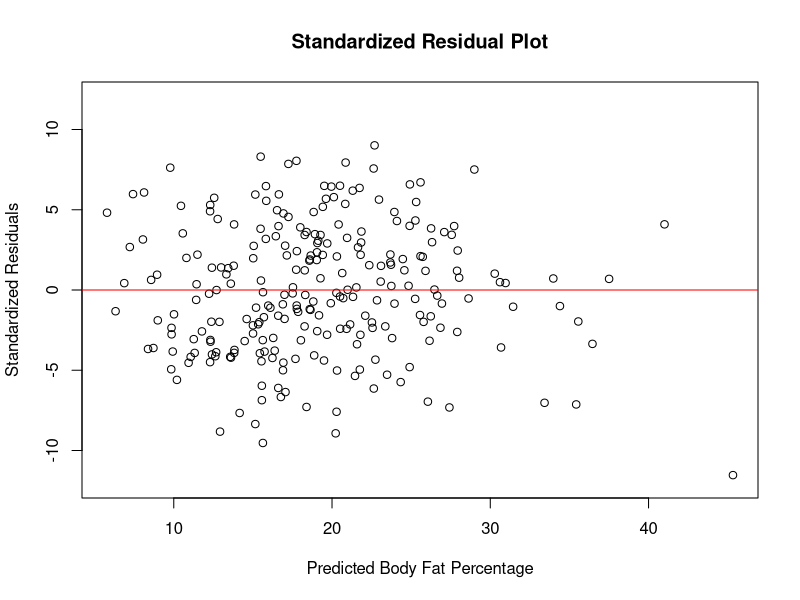
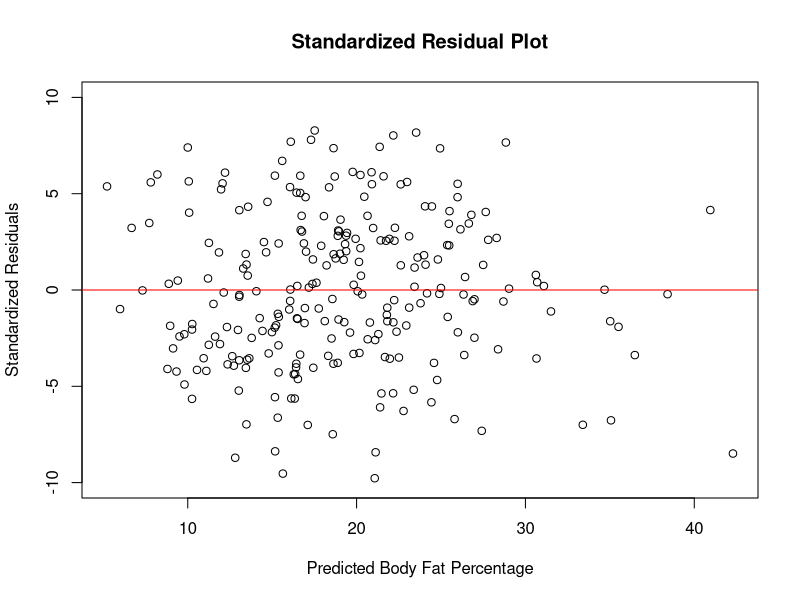
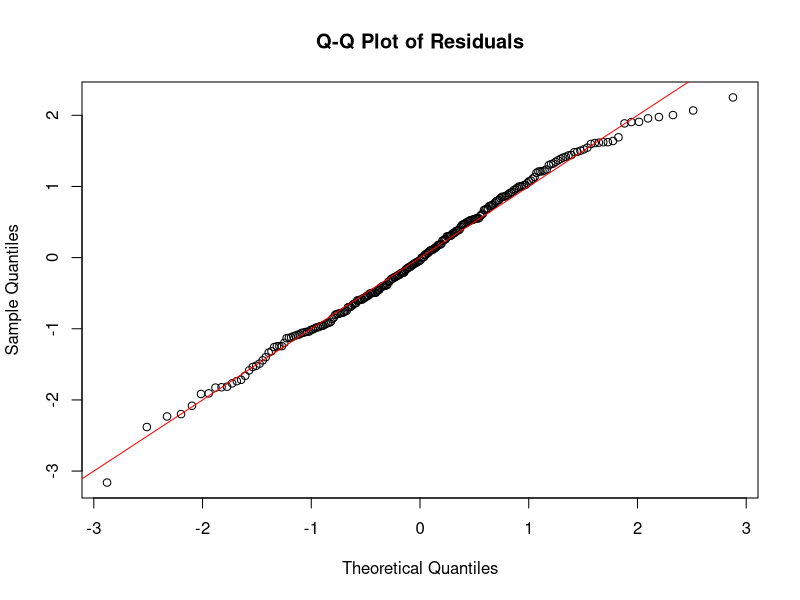
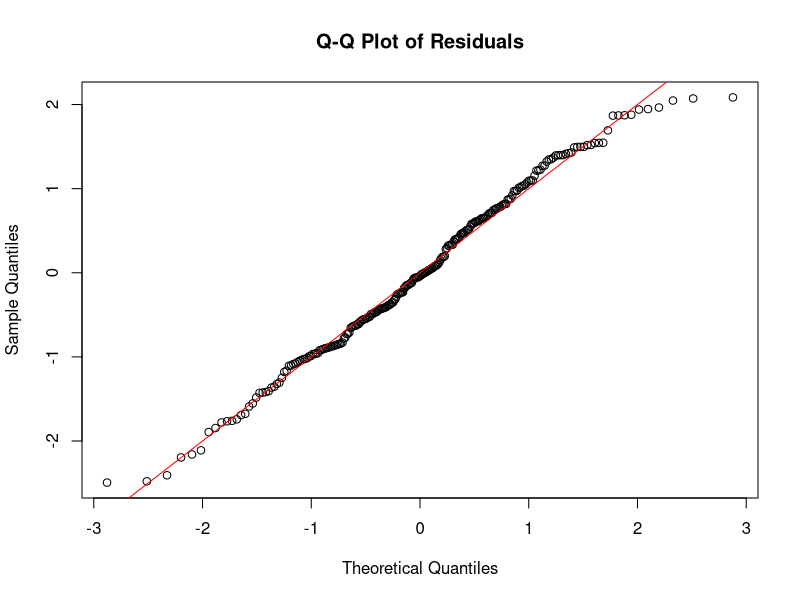
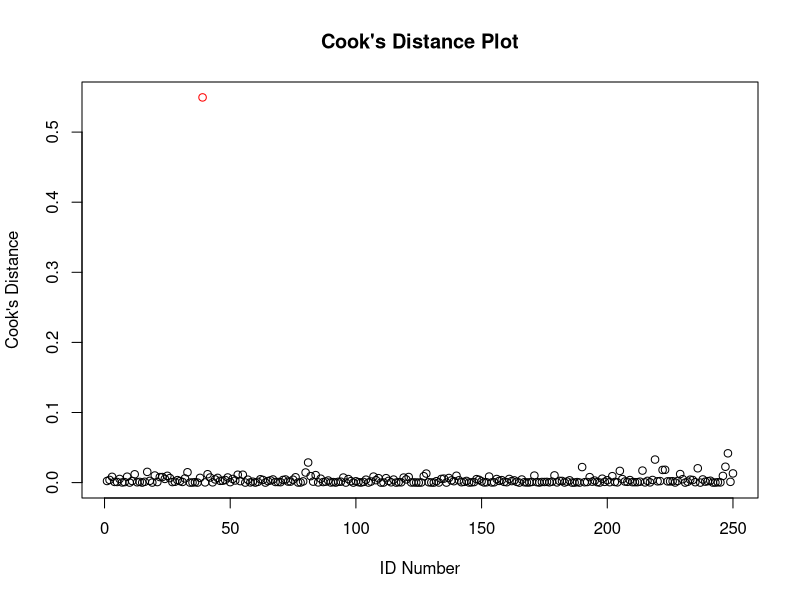
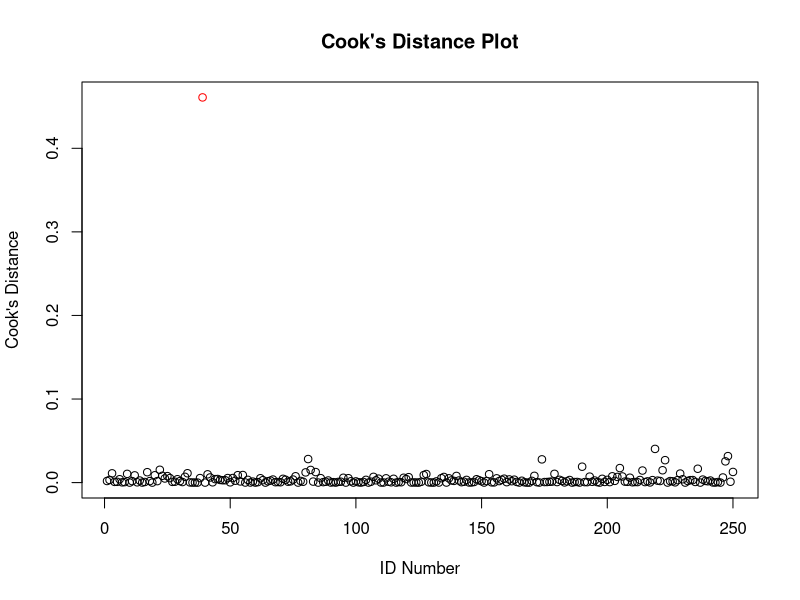
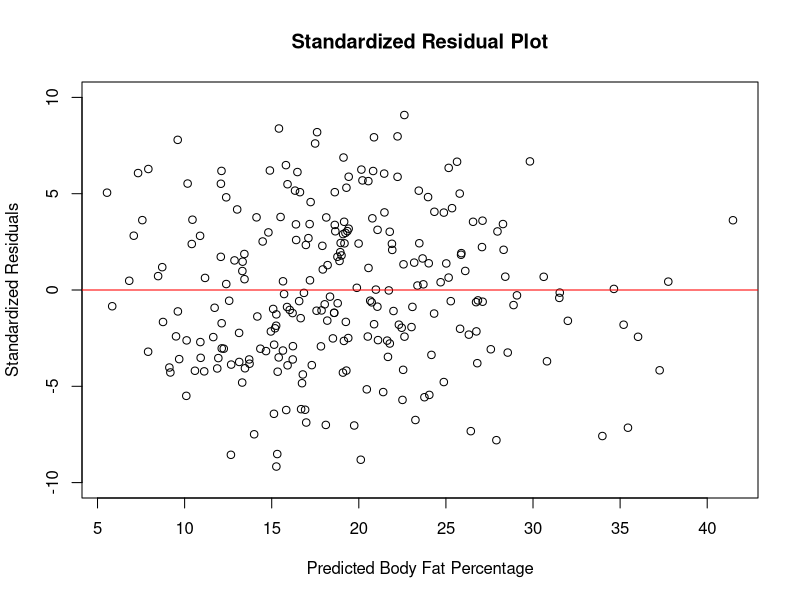
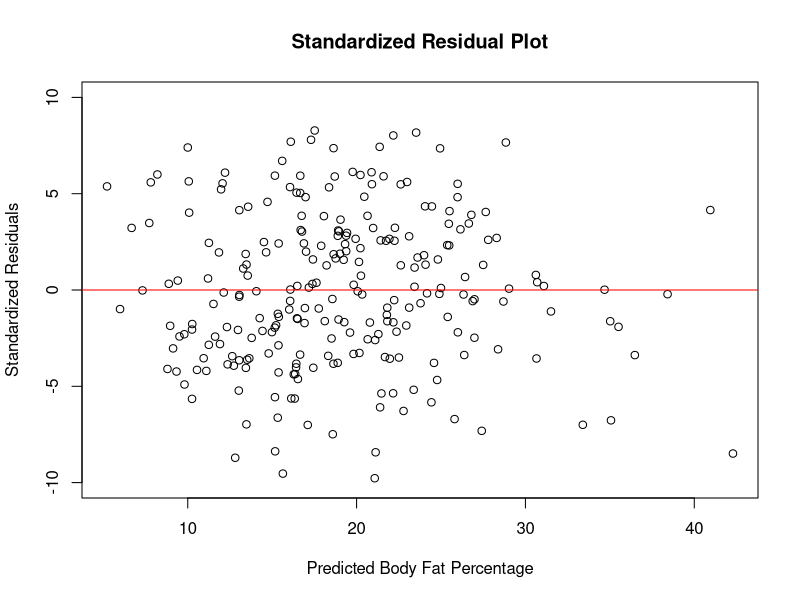

The R source for these figures, in order:
# Load Packages
library(readr)
library(dplyr)
library(MASS)
library(leaps)

# Load Data and subset with variables we do not want in the model.
BodyFat2 <- read_csv("BodyFat2.csv")
names(BodyFat2)
BodyFat<- subset(BodyFat2, select = -c(IDNO, DENSITY, WEIGHT, HEIGHT)) #take out ID, Density, and non-metric height and weight.
names(BodyFat)


# Using regsubsets
slr<- regsubsets(BODYFAT~., data=BodyFat, nbest=1, nvmax=10) #full model
regsum<-summary(slr) #summary of regsubsets
regsum$rsq # not much change in R^2 between 4 variables and up.
regsum # with 4: BODYFAT ~ ABDOMEN + FOREARM + WRIST + WEIGHT_KG (R^2 = 0.7303030)


#Comparing model with 3 variables and 4 variables
model4<- lm(BODYFAT ~ WEIGHT_KG + ABDOMEN + FOREARM + WRIST, data=BodyFat)
summary(model4) #Adjusted R^2 = 0.7259
model3<- lm(BODYFAT ~ WEIGHT_KG + ABDOMEN + WRIST, data=BodyFat)
summary(model3) #Adjusted R^2 = 0.7198

#Residuals vs Fitted
plot(predict(model3),resid(model3), ylim =c(-12,12), xlab="Predicted Body Fat Percentage", ylab="Standardized Residuals", main="Standardized Residual Plot")
abline(0,0, col = "red") # Don't like the 39th observation
plot(predict(model4),resid(model4), ylim =c(-10,10), xlab="Predicted Body Fat Percentage", ylab="Standardized Residuals", main="Standardized Residual Plot")
abline(0,0, col = "red") # Model 4 seems to fit assumptions better

# QQ
qqnorm(rstandard(model3), main="Q-Q Plot of Residuals")
abline(0,1, col="red")
qqnorm(rstandard(model4), main="Q-Q Plot of Residuals")
abline(0,1, col="red")

#Cook's Distance
plot(cooks.distance(model3), main="Cook's Distance Plot", ylab="Cook's Distance", xlab="ID Number", col = ifelse(cooks.distance(model3) < 0.4,'black','red'))
plot(cooks.distance(model4), main="Cook's Distance Plot", ylab="Cook's Distance", xlab="ID Number", col = ifelse(cooks.distance(model4) < 0.4,'black','red'))


#########
# Look for changes in R^2 when taking out extreme BMI individual
BodyFatsub<- BodyFat2 %>% filter(IDNO != 39)
BodyFatsub2<- subset(BodyFatsub, select = -c(IDNO, DENSITY, WEIGHT, HEIGHT))


# Using regsubsets()
slr2<- regsubsets(BODYFAT~., data=BodyFatsub2, nbest=1, nvmax=10) #full model
regsum2<-summary(slr2) #summary of regsubsets()
regsum2$rsq # not much change in R^2 between 3 variables and up.
regsum2 # with 3: BODYFAT ~ ABDOMEN + WRIST + WEIGHT_KG (R^2 = 0.7303582)

#### FINAL MODEL
modelsub<- lm(BODYFAT~ ABDOMEN + WRIST + WEIGHT_KG, data=BodyFatsub2)
summary(modelsub)#Adjusted R^2 = 0.7271, better than model with outlier and 4 variables
# -22.89403 - (0.19315*WEIGHT) - (1.33607*WRIST) + (0.88570*AB)
# Rule of thumb: 0.9Ab - 0.19WeightKG - 1.4Wrist - 23

# Plots too see assumption difference with/without outlier
#Residuals vs Fitted
plot(predict(modelsub),resid(modelsub), ylim = c(-10,10),xlab="Predicted Body Fat Percentage", ylab="Standardized Residuals", main="Standardized Residual Plot")
abline(0,0, col = "red")
plot(predict(model4),resid(model4), ylim =c(-10,10), xlab="Predicted Body Fat Percentage", ylab="Standardized Residuals", main="Standardized Residual Plot")
abline(0,0, col = "red")

# QQ
qqnorm(rstandard(modelsub), main="Q-Q Plot of Residuals")
abline(0,1, col="red")
qqnorm(rstandard(model4), main="Q-Q Plot of Residuals")
abline(0,1, col="red")

#Cook's Distance
plot(cooks.distance(modelsub), main="Cook's Distance Plot", ylab="Cook's Distance", xlab="ID Number", col = ifelse(cooks.distance(modelsub) < 0.4,'black','red'))
plot(cooks.distance(model4), main="Cook's Distance Plot", ylab="Cook's Distance", xlab="ID Number", col = ifelse(cooks.distance(model4) < 0.4,'black','red'))
